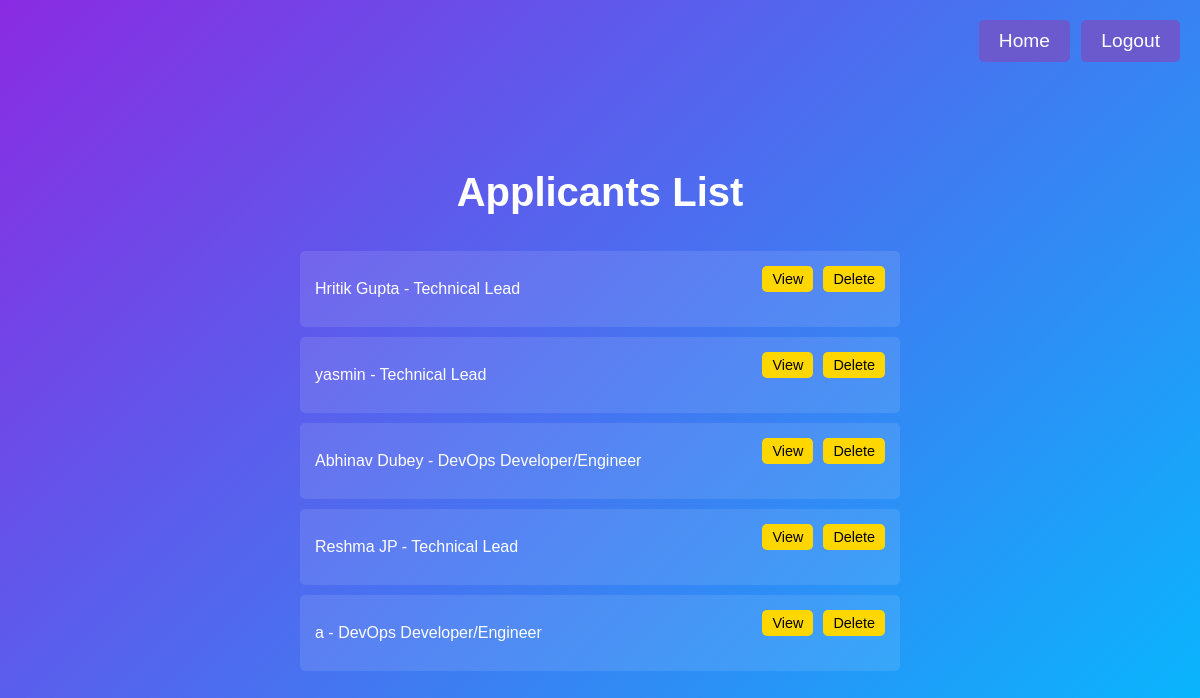
Page /custom-admin/applications/ on the committed database.
### carrer/models.py (models this page shows, shortened)
class Application(models.Model):
    id = models.BigAutoField(primary_key=True)
    name = models.CharField(max_length=100)
    job = models.ForeignKey(Jobs, on_delete=models.CASCADE)
    mob = models.CharField(max_length=10)
    mailID = models.CharField(max_length=50)
    resume = models.FileField(upload_to="resume/")

class Jobs(models.Model):
    id = models.BigAutoField(primary_key=True)
    position = models.CharField(max_length=500)
    location = models.CharField(max_length=500)
    jobType = models.CharField(max_length=500)
    openings = models.IntegerField()
    experiences = models.CharField(max_length=500)
    educationLevel = models.CharField(max_length=500, null=True)
    description = models.CharField(max_length=6000)
    requirements = models.TextField(max_length=6000)

### carrer/views.py (the view)
# urls.py: path('applications/', views.admin_application_list, name='admin_application_list'),
def admin_application_list(request):
    applications = models.Application.objects.all()
    return render(request, 'carrer/admin_application_list.html', {'applications': applications})

### carrer/templates/carrer/admin_application_list.html (shortened to what this page needs)
<!DOCTYPE html>
<html lang="en">
<head>
</head>
<body>
    <a class="btn-add-job1" href="{% url 'admin_dashboard' %}">Home</a>
    <a class="btn-add-job2" href="{% url 'admin_logout' %}">Logout</a>
    <h1 class="list1">Applicants List</h1>
    <ul>
        {% for application in applications %}
        <li>
            <div class="application-details">
                {{ application.name }} - {{ application.job.position }}
            </div>
            <div class="buttons">
                <a href="{% url 'admin_application_edit' application.id %}">View</a>
                <a href="{% url 'admin_application_delete' application.id %}">Delete</a>
            </div>
        </li>
        {% endfor %}
    </ul>
</body>
</html>

### carrer/templates/carrer/admin_application_list.html (style rules this page uses)
body { background: linear-gradient(135deg, #8A2BE2, #00BFFF); color: #fff; font-family: Arial, sans-serif; display: flex; flex-direction: column; align-items: center; justify-content: center; min-height: 100vh; margin: 0; padding: 20px; }
h1.list1 { margin-bottom: 20px; font-size: 2.5em; text-align: center; }
a { background-color: #6A5ACD; color: #fff; padding: 10px 20px; border-radius: 5px; text-decoration: none; font-size: 1em; cursor: pointer; transition: background-color 0.3s ease; margin-bottom: 20px; }
ul { list-style: none; padding: 0; width: 100%; max-width: 600px; }
li { background-color: rgba(255, 255, 255, 0.1); padding: 15px; margin-bottom: 10px; border-radius: 5px; display: flex; justify-content: space-between; align-items: center; }
.application-details { flex: 1; }
.buttons { display: flex; gap: 10px; }
.buttons a { background-color: #FFD700; color: #000; padding: 5px 10px; border-radius: 5px; font-size: 0.9em; }
.btn-add-job1 { text-decoration: none; color: #fff; background-color: #6A5ACD; padding: 10px 20px; margin-bottom: 20px; border-radius: 5px; font-size: 1.2em; transition: background-color 0.3s ease; text-align: center; position: absolute; top: 20px; right: 130px; }
.btn-add-job2 { text-decoration: none; color: #fff; background-color: #6A5ACD; padding: 10px 20px; margin-bottom: 20px; border-radius: 5px; font-size: 1.2em; transition: background-color 0.3s ease; text-align: center; position: absolute; top: 20px; right: 20px; }

### rows in the picture
Application: name "Hritik Gupta", job.position "Technical Lead"
Application: name "yasmin", job.position "Technical Lead"
Application: name "Abhinav Dubey", job.position "DevOps Developer/Engineer"
Application: name "Reshma JP", job.position "Technical Lead"
Application: name "a", job.position "DevOps Developer/Engineer"
